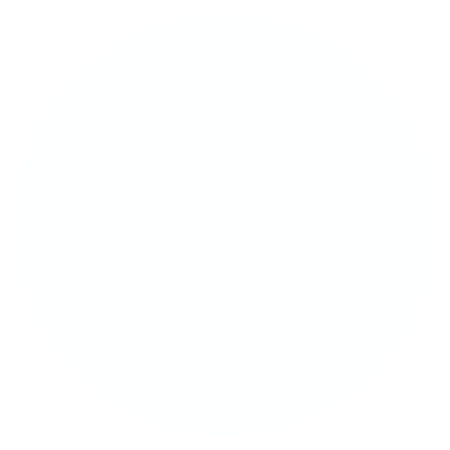
Frame 1 (no input)
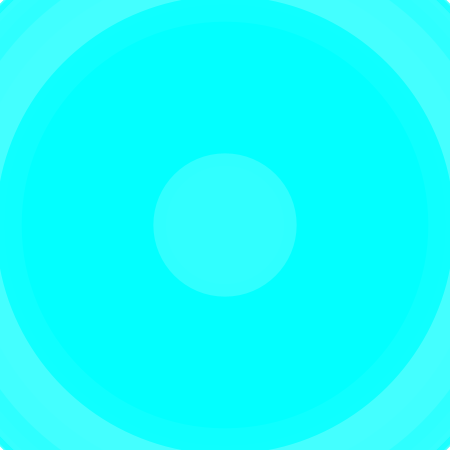
Frame 60 (the mouse pressed at the canvas centre just before this capture)
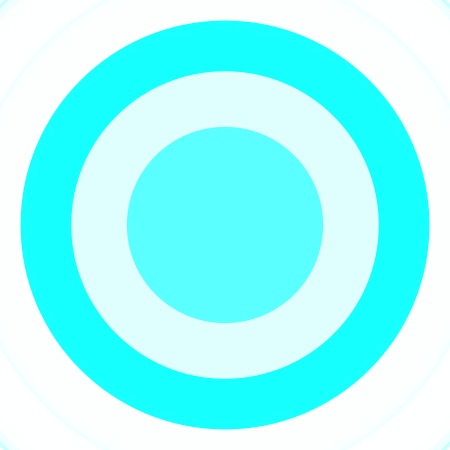
Frame 120 (the mouse held since frame 60 and released just before this capture)

The Processing sketch that drew these frames (run headless with seeded random() and noise(); from frame 60 on, the mouse is pressed at the canvas centre):

// Processing sketch: processing_153768
// ── processing_153768.pde

int num = 2;

void setup()
{
frameRate(4);
size(450,450);
background(255);
smooth();
noStroke();
}

void draw()
{   
    num += 1;
    float i=random(5,650);
    if( num % 2 == 0 )
    {
     fill(0,255,255,random(130,240));
     ellipse(width/2,height/2,i,i);
    }
    else
    {
     fill(254,255,255,random(130,240));
     ellipse(width/2,height/2,i,i);
    }
}  
